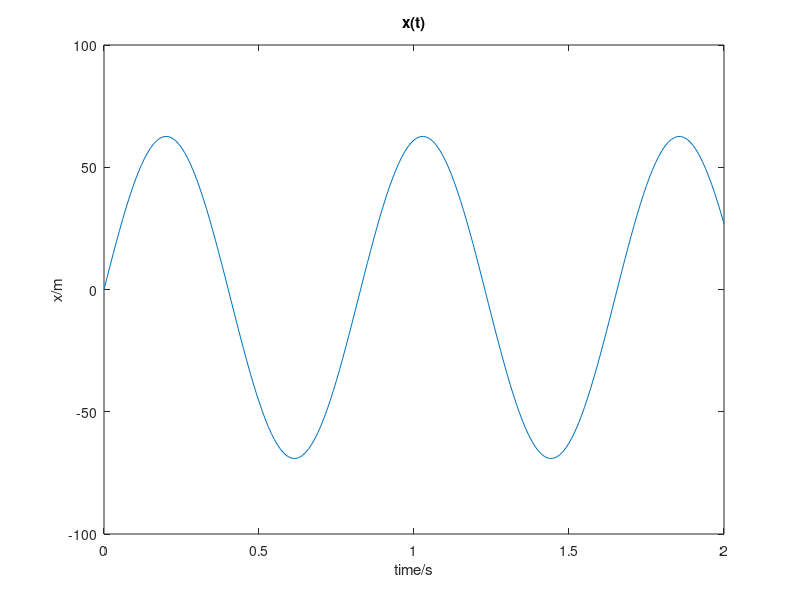
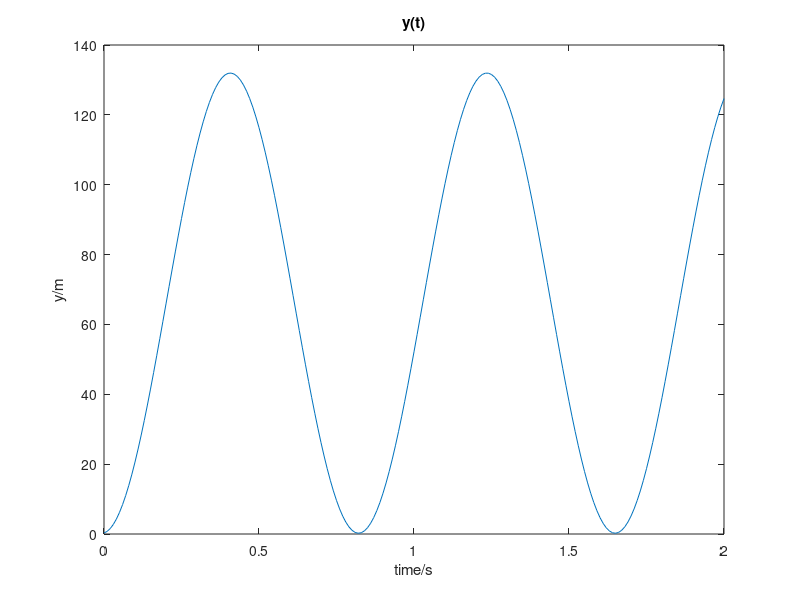
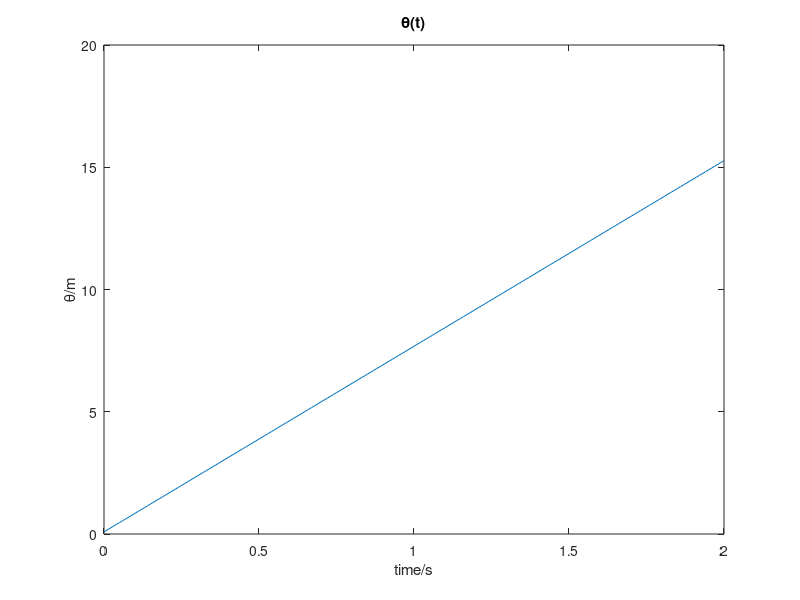
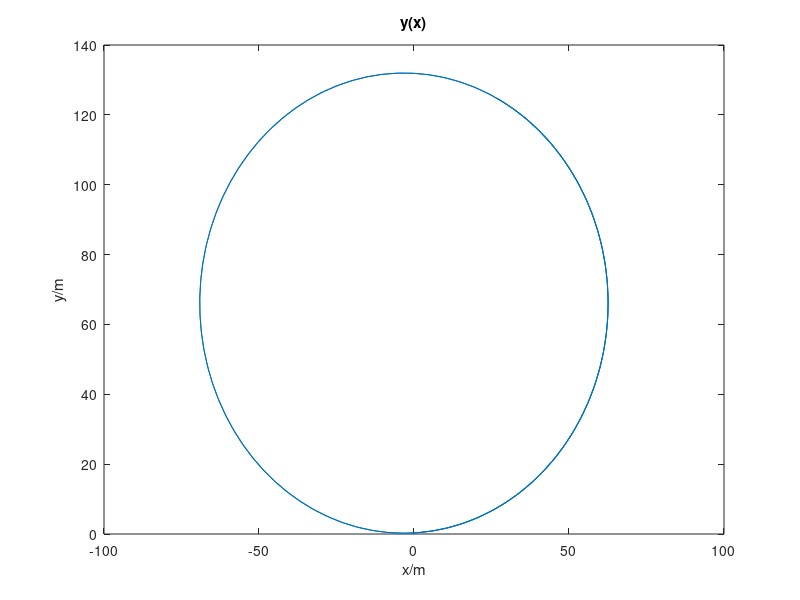

Here is the MATLAB script that generated these plots, in order:
v=5;l=2.3;u=2/180*pi;   %constant parameters of the dynamical model
t=0:0.01:2;     %give the initial value t(0)=0, and the step length 0.01 of t
x(1)=0;y(1)=0.3;theta(1)=5/180*pi;  %give the initial value
%dynamical model
for i=2:1:201 %the times of the loop is '200'
   dx=v*cos(theta(i-1));
   dy=v*sin(theta(i-1));
   dtheta=v/l*tan(u);
   %get x,y,theta at each moment
   x(i)=x(i-1)+dx;
   y(i)=y(i-1)+dy;
   theta(i)=theta(i-1)+dtheta;
end
figure 
plot(t,x)
xlabel('time/s');ylabel('x/m');title('x(t)');
figure 
plot(t,y)
xlabel('time/s');ylabel('y/m');title('y(t)');
figure 
plot(t,theta)
xlabel('time/s');ylabel('\theta/m');title('\theta(t)');
figure 
plot(x,y)
xlabel('x/m');ylabel('y/m');title('y(x)');